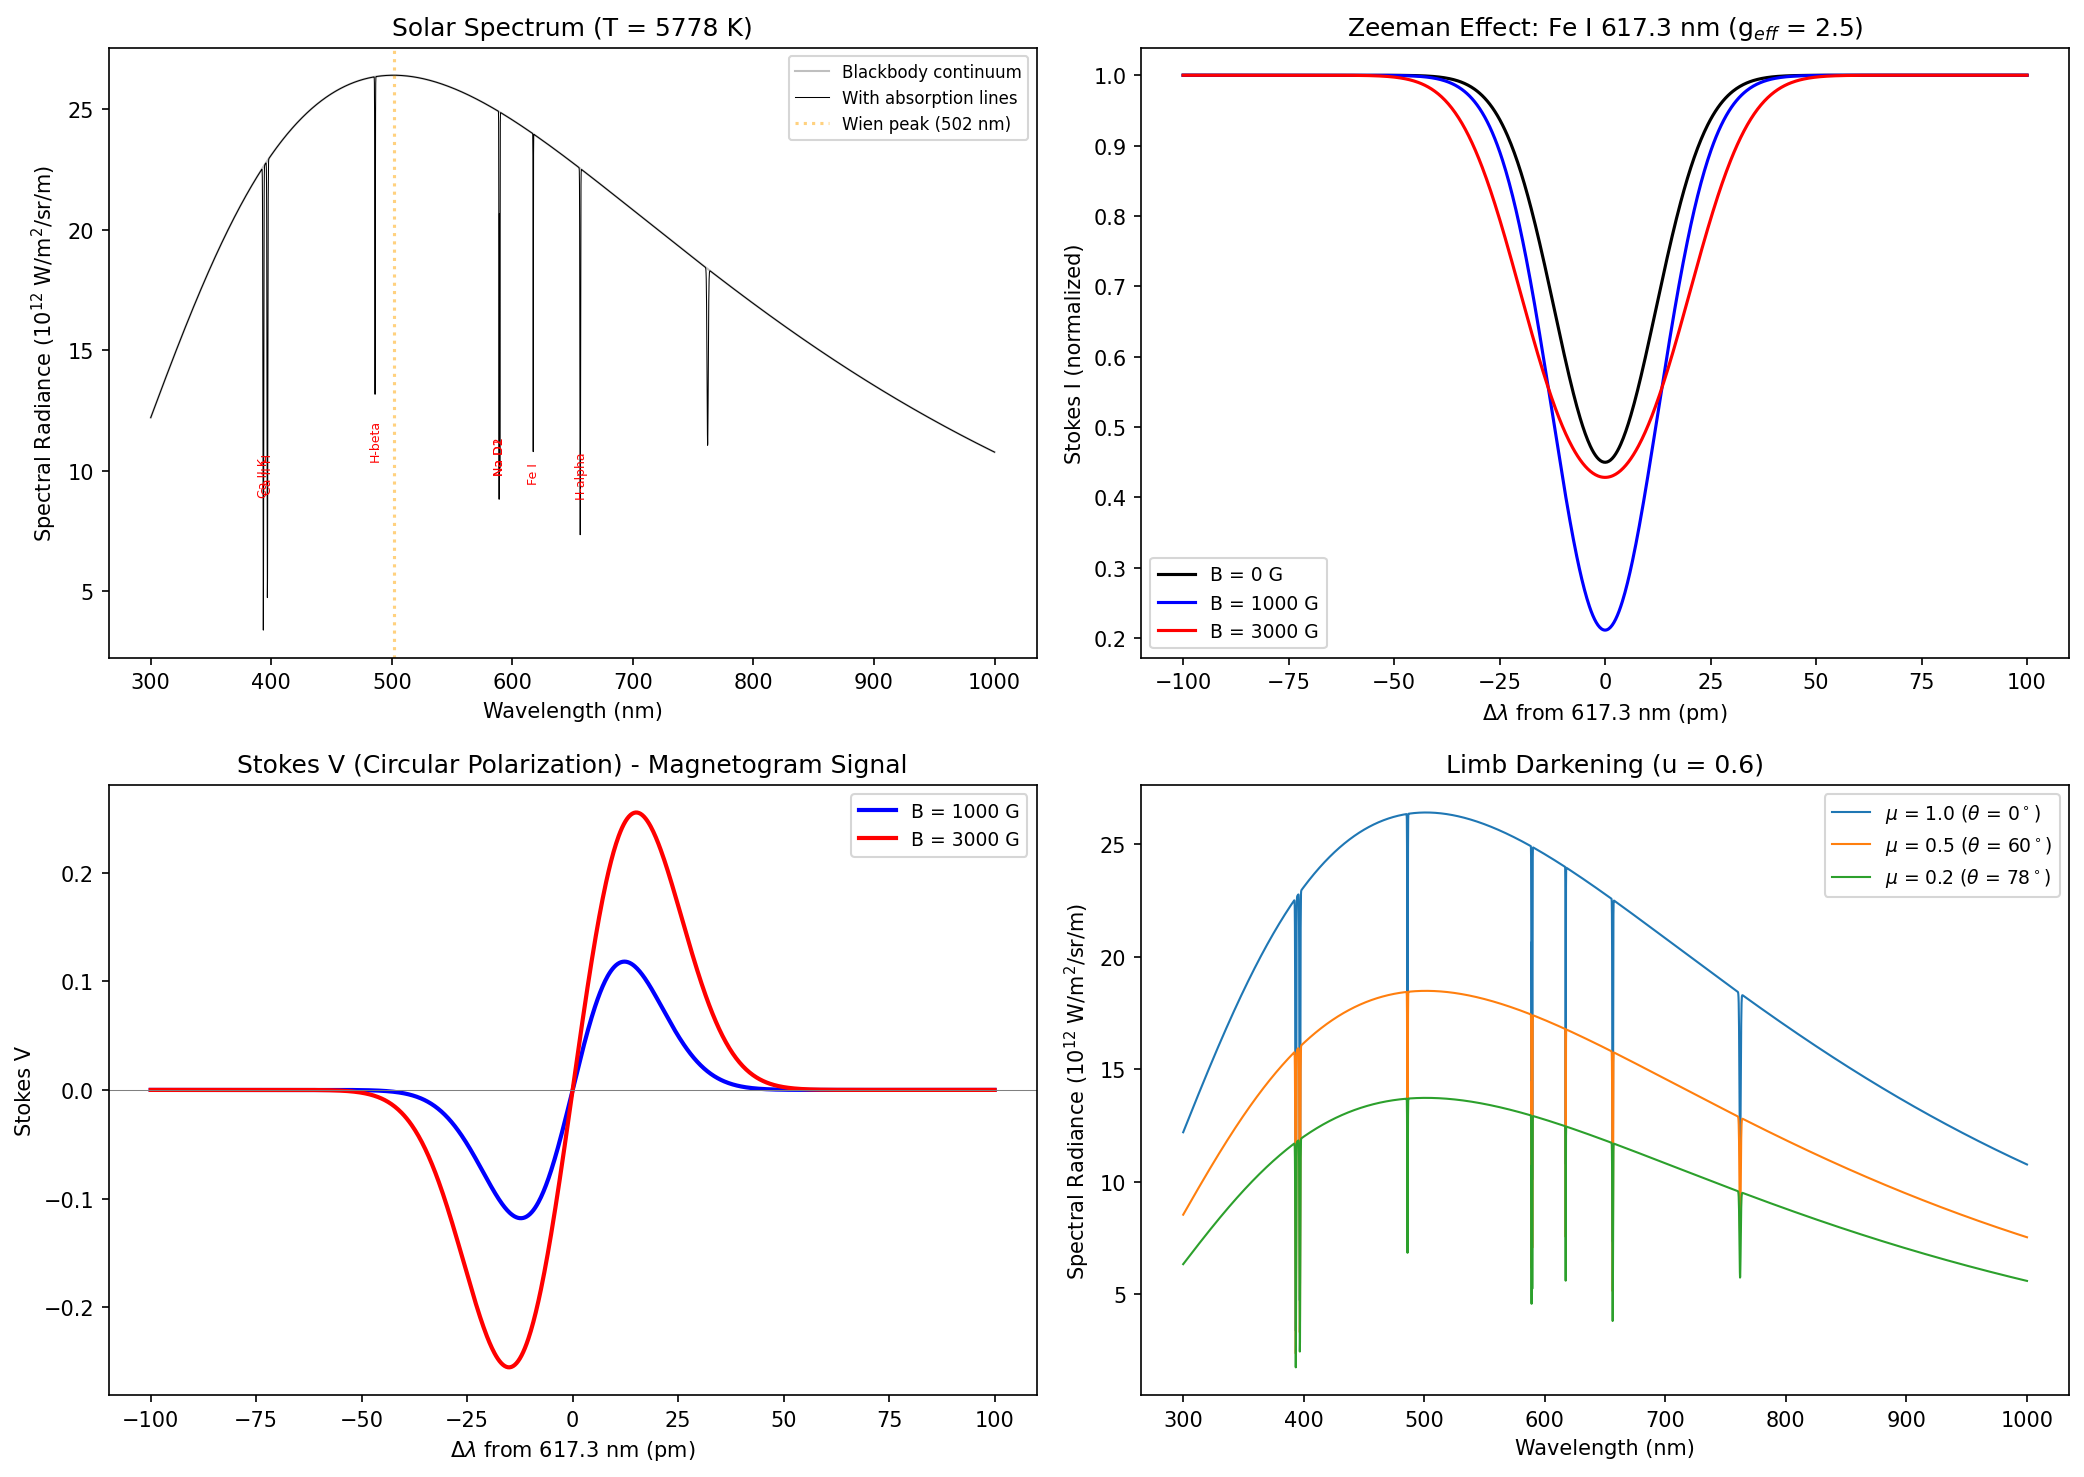

Generate this figure with Python:
"""
Synthetic Solar Spectrum: Blackbody, Absorption Lines, and Zeeman Splitting.

Demonstrates:
- Planck function B(lambda, T) for the solar effective temperature T_eff = 5778 K
- Fraunhofer absorption lines modeled as Gaussian dips
- Zeeman effect on Fe I 617.3 nm: splitting into sigma+, sigma-, pi components
- Stokes I and V profiles for magnetized photospheric plasma
- Limb darkening effect on line profiles

Physics:
    The solar spectrum closely follows a blackbody at T_eff = 5778 K but is
    crossed by thousands of absorption lines (Fraunhofer lines) formed in the
    cooler photosphere/chromosphere. In magnetized regions (sunspots), spectral
    lines split via the Zeeman effect:
        Delta_lambda = g_eff * e * B * lambda^2 / (4*pi*m_e*c)
    where g_eff is the effective Lande g-factor. The Stokes V profile
    (circular polarization) is proportional to dI/dlambda for weak fields,
    enabling magnetometry.
"""

import numpy as np
import matplotlib.pyplot as plt

# === Physical Constants ===
h = 6.626e-34       # Planck constant (J*s)
c = 2.998e8          # speed of light (m/s)
k_B = 1.381e-23      # Boltzmann constant (J/K)
e_charge = 1.602e-19  # electron charge (C)
m_e = 9.109e-31       # electron mass (kg)

T_eff = 5778  # solar effective temperature (K)


def planck(lam, T):
    """
    Planck spectral radiance B(lambda, T) in W / (m^2 sr m).
    lam: wavelength in meters
    T: temperature in Kelvin
    """
    return (2 * h * c ** 2 / lam ** 5) / (np.exp(h * c / (lam * k_B * T)) - 1)


def gaussian_line(lam, lam_0, depth, sigma):
    """Gaussian absorption line profile (returns fractional absorption 0-1)."""
    return depth * np.exp(-0.5 * ((lam - lam_0) / sigma) ** 2)


# === 1. Continuum Spectrum ===
lam = np.linspace(300e-9, 1000e-9, 5000)  # 300 to 1000 nm
B_continuum = planck(lam, T_eff)

# Wien's displacement law: lambda_max = b / T
b_wien = 2.898e-3  # Wien displacement constant (m*K)
lam_peak = b_wien / T_eff

# Total flux (Stefan-Boltzmann): F = sigma * T^4
sigma_SB = 5.670e-8  # W/(m^2 K^4)
F_total = sigma_SB * T_eff ** 4

print("=" * 60)
print("SOLAR SPECTRUM MODEL")
print("=" * 60)
print(f"Effective temperature: {T_eff} K")
print(f"Wien peak wavelength: {lam_peak * 1e9:.1f} nm")
print(f"Total surface flux: {F_total:.3e} W/m^2")

# === 2. Fraunhofer Absorption Lines ===
fraunhofer_lines = {
    'Ca II K': {'lam0': 393.4e-9, 'depth': 0.85, 'sigma': 0.3e-9},
    'Ca II H': {'lam0': 396.8e-9, 'depth': 0.80, 'sigma': 0.3e-9},
    'H-beta':  {'lam0': 486.1e-9, 'depth': 0.50, 'sigma': 0.2e-9},
    'Na D1':   {'lam0': 589.0e-9, 'depth': 0.65, 'sigma': 0.15e-9},
    'Na D2':   {'lam0': 589.6e-9, 'depth': 0.60, 'sigma': 0.15e-9},
    'H-alpha': {'lam0': 656.3e-9, 'depth': 0.70, 'sigma': 0.25e-9},
    'Fe I':    {'lam0': 617.3e-9, 'depth': 0.55, 'sigma': 0.12e-9},
    'O2 A':    {'lam0': 762.0e-9, 'depth': 0.40, 'sigma': 0.5e-9},
}

# Apply absorption lines to continuum
absorption = np.zeros_like(lam)
for name, params in fraunhofer_lines.items():
    absorption += gaussian_line(lam, params['lam0'], params['depth'], params['sigma'])
absorption = np.clip(absorption, 0, 0.99)
B_with_lines = B_continuum * (1 - absorption)

# === 3. Zeeman Splitting of Fe I 617.3 nm ===
# Zeeman splitting: Delta_lambda = g_eff * e * B * lambda^2 / (4*pi*m_e*c)
lam_FeI = 617.3e-9  # Fe I line wavelength
g_eff = 2.5         # effective Lande g-factor (large for this line)
thermal_width = 0.012e-9  # Doppler width at T ~ 5000 K (nm -> m)

B_fields = [0, 0.1, 0.3]  # magnetic field strengths in Tesla (0, 1000, 3000 G)

print("\n--- Zeeman Splitting of Fe I 617.3 nm (g_eff = 2.5) ---")
for B_mag in B_fields:
    if B_mag > 0:
        delta_lam = g_eff * e_charge * B_mag * lam_FeI ** 2 / (4 * np.pi * m_e * c)
        print(f"  B = {B_mag * 1e4:.0f} G: Delta_lambda = {delta_lam * 1e12:.2f} pm "
              f"({delta_lam * 1e9:.4f} nm)")
    else:
        print(f"  B = 0 G: no splitting")

# High-resolution wavelength grid around Fe I line
lam_hr = np.linspace(lam_FeI - 0.1e-9, lam_FeI + 0.1e-9, 1000)

# Compute Stokes I and V profiles for each B
stokes_profiles = {}
for B_mag in B_fields:
    if B_mag == 0:
        # Unsplit line: single Gaussian
        I_profile = 1 - 0.55 * np.exp(-0.5 * ((lam_hr - lam_FeI) / thermal_width) ** 2)
        V_profile = np.zeros_like(lam_hr)
    else:
        delta_lam = g_eff * e_charge * B_mag * lam_FeI ** 2 / (4 * np.pi * m_e * c)

        # sigma- component (lam_0 - delta_lam): right circular
        sigma_minus = 0.275 * np.exp(
            -0.5 * ((lam_hr - (lam_FeI - delta_lam)) / thermal_width) ** 2)
        # pi component (lam_0): linear (does not contribute to Stokes V)
        pi_comp = 0.275 * np.exp(
            -0.5 * ((lam_hr - lam_FeI) / thermal_width) ** 2)
        # sigma+ component (lam_0 + delta_lam): left circular
        sigma_plus = 0.275 * np.exp(
            -0.5 * ((lam_hr - (lam_FeI + delta_lam)) / thermal_width) ** 2)

        # Stokes I: sum of all components
        I_profile = 1 - (sigma_minus + pi_comp + sigma_plus)
        # Stokes V: difference of sigma components (circular polarization)
        V_profile = sigma_plus - sigma_minus

    stokes_profiles[B_mag] = {'I': I_profile, 'V': V_profile}

# === 4. Limb Darkening Effect ===
# Limb darkening: I(mu) = I_0 * (1 - u*(1-mu))
# where mu = cos(theta) and u ~ 0.6 (linear coefficient)
u_ld = 0.6
mu_values = [1.0, 0.5, 0.2]  # center, mid, near-limb

print("\n--- Limb Darkening ---")
for mu in mu_values:
    I_ratio = 1 - u_ld * (1 - mu)
    print(f"  mu = {mu:.1f} (theta = {np.degrees(np.arccos(mu)):.0f} deg): "
          f"I/I_center = {I_ratio:.3f}")

# === Plotting ===
fig, axes = plt.subplots(2, 2, figsize=(14, 10))

# 1. Full solar spectrum with Fraunhofer lines
ax = axes[0, 0]
lam_nm = lam * 1e9
ax.plot(lam_nm, B_continuum / 1e12, 'gray', linewidth=1, alpha=0.5,
        label='Blackbody continuum')
ax.plot(lam_nm, B_with_lines / 1e12, 'k-', linewidth=0.5,
        label='With absorption lines')
# Mark prominent lines
for name, params in fraunhofer_lines.items():
    lam0_nm = params['lam0'] * 1e9
    if params['depth'] > 0.45:
        ax.annotate(name, xy=(lam0_nm, planck(params['lam0'], T_eff) / 1e12 * 0.4),
                    fontsize=6, ha='center', color='red', rotation=90)
ax.axvline(lam_peak * 1e9, color='orange', linestyle=':', alpha=0.5,
           label=f'Wien peak ({lam_peak * 1e9:.0f} nm)')
ax.set_xlabel('Wavelength (nm)')
ax.set_ylabel('Spectral Radiance ($10^{12}$ W/m$^2$/sr/m)')
ax.set_title('Solar Spectrum (T = 5778 K)')
ax.legend(fontsize=8)

# 2. Zeeman-split Stokes I profiles
ax = axes[0, 1]
lam_hr_pm = (lam_hr - lam_FeI) * 1e12  # offset in pm
colors_B = {0: 'black', 0.1: 'blue', 0.3: 'red'}
for B_mag in B_fields:
    label_B = f'B = {B_mag * 1e4:.0f} G'
    ax.plot(lam_hr_pm, stokes_profiles[B_mag]['I'],
            color=colors_B[B_mag], linewidth=1.5, label=label_B)
ax.set_xlabel('$\\Delta\\lambda$ from 617.3 nm (pm)')
ax.set_ylabel('Stokes I (normalized)')
ax.set_title(f'Zeeman Effect: Fe I 617.3 nm (g$_{{eff}}$ = {g_eff})')
ax.legend(fontsize=9)

# 3. Stokes V profiles
ax = axes[1, 0]
for B_mag in B_fields:
    if B_mag == 0:
        continue
    label_B = f'B = {B_mag * 1e4:.0f} G'
    ax.plot(lam_hr_pm, stokes_profiles[B_mag]['V'],
            color=colors_B[B_mag], linewidth=2, label=label_B)
ax.axhline(0, color='gray', linewidth=0.5)
ax.set_xlabel('$\\Delta\\lambda$ from 617.3 nm (pm)')
ax.set_ylabel('Stokes V')
ax.set_title('Stokes V (Circular Polarization) - Magnetogram Signal')
ax.legend(fontsize=9)

# 4. Limb darkening effect on continuum spectrum
ax = axes[1, 1]
for mu in mu_values:
    I_factor = 1 - u_ld * (1 - mu)
    B_limb = B_with_lines * I_factor
    theta_deg = np.degrees(np.arccos(mu))
    ax.plot(lam_nm, B_limb / 1e12, linewidth=1,
            label=f'$\\mu$ = {mu:.1f} ($\\theta$ = {theta_deg:.0f}$^\\circ$)')
ax.set_xlabel('Wavelength (nm)')
ax.set_ylabel('Spectral Radiance ($10^{12}$ W/m$^2$/sr/m)')
ax.set_title(f'Limb Darkening (u = {u_ld})')
ax.legend(fontsize=9)

plt.tight_layout()
plt.savefig('/opt/projects/01_Personal/03_Study/examples/Solar_Physics/11_solar_spectrum.png',
            dpi=150, bbox_inches='tight')
plt.show()

print("\nPlot saved to 11_solar_spectrum.png")
